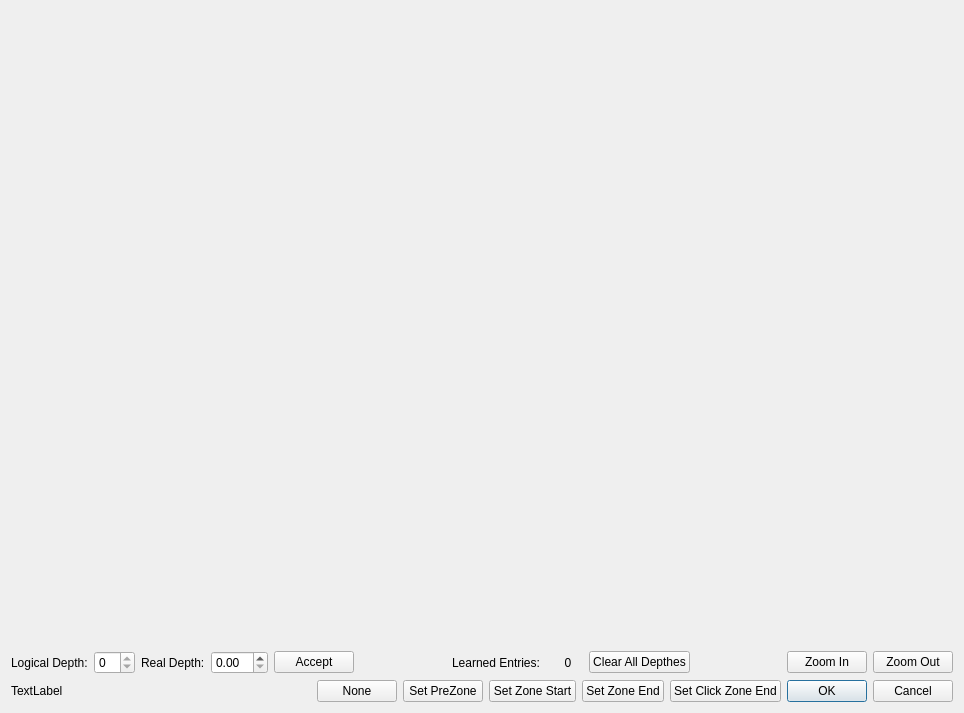
<?xml version="1.0" encoding="UTF-8"?>
<ui version="4.0">
 <class>HistogramDepthDialog</class>
 <widget class="QDialog" name="HistogramDepthDialog">
  <property name="geometry">
   <rect>
    <x>0</x>
    <y>0</y>
    <width>963</width>
    <height>713</height>
   </rect>
  </property>
  <property name="windowTitle">
   <string>Histogram</string>
  </property>
  <property name="windowIcon">
   <iconset resource="../../../../resources/main.qrc">
    <normaloff>:/new/prefix1/Line Chart.png</normaloff>:/new/prefix1/Line Chart.png</iconset>
  </property>
  <layout class="QVBoxLayout" name="verticalLayout">
   <item>
    <layout class="QVBoxLayout" name="histogramLayout">
     <property name="sizeConstraint">
      <enum>QLayout::SetDefaultConstraint</enum>
     </property>
     <item>
      <widget class="HistogramWidget" name="corePlot" native="true">
       <property name="sizePolicy">
        <sizepolicy hsizetype="Expanding" vsizetype="Expanding">
         <horstretch>0</horstretch>
         <verstretch>0</verstretch>
        </sizepolicy>
       </property>
      </widget>
     </item>
     <item>
      <layout class="QHBoxLayout" name="horizontalLayout_2">
       <item>
        <widget class="QLabel" name="depthLabel">
         <property name="text">
          <string>Logical Depth:</string>
         </property>
        </widget>
       </item>
       <item>
        <widget class="QSpinBox" name="depthSpinBox">
         <property name="readOnly">
          <bool>true</bool>
         </property>
        </widget>
       </item>
       <item>
        <widget class="QLabel" name="realDepthLabel">
         <property name="text">
          <string>Real Depth:</string>
         </property>
        </widget>
       </item>
       <item>
        <widget class="QDoubleSpinBox" name="realDepthSpinBox"/>
       </item>
       <item>
        <widget class="QPushButton" name="acceptDepthPushButton">
         <property name="text">
          <string>Accept</string>
         </property>
        </widget>
       </item>
       <item>
        <spacer name="horizontalSpacer_2">
         <property name="orientation">
          <enum>Qt::Horizontal</enum>
         </property>
         <property name="sizeHint" stdset="0">
          <size>
           <width>40</width>
           <height>20</height>
          </size>
         </property>
        </spacer>
       </item>
       <item>
        <widget class="QLabel" name="learnedEntriesLabel1">
         <property name="sizePolicy">
          <sizepolicy hsizetype="Preferred" vsizetype="Preferred">
           <horstretch>0</horstretch>
           <verstretch>0</verstretch>
          </sizepolicy>
         </property>
         <property name="minimumSize">
          <size>
           <width>0</width>
           <height>0</height>
          </size>
         </property>
         <property name="text">
          <string>Learned Entries:  </string>
         </property>
        </widget>
       </item>
       <item>
        <widget class="QLabel" name="learnedEntriesLabel2">
         <property name="minimumSize">
          <size>
           <width>30</width>
           <height>0</height>
          </size>
         </property>
         <property name="text">
          <string>0</string>
         </property>
         <property name="alignment">
          <set>Qt::AlignCenter</set>
         </property>
        </widget>
       </item>
       <item>
        <widget class="QPushButton" name="clearAllDepthesPushButton">
         <property name="text">
          <string>Clear All Depthes</string>
         </property>
        </widget>
       </item>
       <item>
        <spacer name="horizontalSpacer">
         <property name="orientation">
          <enum>Qt::Horizontal</enum>
         </property>
         <property name="sizeHint" stdset="0">
          <size>
           <width>40</width>
           <height>20</height>
          </size>
         </property>
        </spacer>
       </item>
       <item>
        <widget class="QPushButton" name="zoomInPushButton">
         <property name="text">
          <string>Zoom In</string>
         </property>
        </widget>
       </item>
       <item>
        <widget class="QPushButton" name="zoomOutPushButton">
         <property name="text">
          <string>Zoom Out</string>
         </property>
        </widget>
       </item>
      </layout>
     </item>
     <item>
      <layout class="QHBoxLayout" name="horizontalLayout">
       <property name="sizeConstraint">
        <enum>QLayout::SetDefaultConstraint</enum>
       </property>
       <property name="rightMargin">
        <number>0</number>
       </property>
       <item>
        <widget class="QLabel" name="label">
         <property name="sizePolicy">
          <sizepolicy hsizetype="Minimum" vsizetype="Preferred">
           <horstretch>0</horstretch>
           <verstretch>0</verstretch>
          </sizepolicy>
         </property>
         <property name="minimumSize">
          <size>
           <width>300</width>
           <height>0</height>
          </size>
         </property>
         <property name="text">
          <string>TextLabel</string>
         </property>
        </widget>
       </item>
       <item>
        <widget class="QPushButton" name="nonePushButton">
         <property name="text">
          <string>None</string>
         </property>
         <property name="checkable">
          <bool>true</bool>
         </property>
         <property name="autoExclusive">
          <bool>true</bool>
         </property>
        </widget>
       </item>
       <item>
        <widget class="QPushButton" name="setPreZonePushButton">
         <property name="text">
          <string>Set PreZone</string>
         </property>
         <property name="checkable">
          <bool>true</bool>
         </property>
         <property name="autoExclusive">
          <bool>true</bool>
         </property>
        </widget>
       </item>
       <item>
        <widget class="QPushButton" name="setZoneStartPushButton">
         <property name="text">
          <string>Set Zone Start</string>
         </property>
         <property name="checkable">
          <bool>true</bool>
         </property>
         <property name="autoExclusive">
          <bool>true</bool>
         </property>
        </widget>
       </item>
       <item>
        <widget class="QPushButton" name="setZoneEndPushButton">
         <property name="text">
          <string>Set Zone End</string>
         </property>
         <property name="checkable">
          <bool>true</bool>
         </property>
         <property name="autoExclusive">
          <bool>true</bool>
         </property>
        </widget>
       </item>
       <item>
        <widget class="QPushButton" name="setClickZoneEndPushButton">
         <property name="text">
          <string>Set Click Zone End</string>
         </property>
         <property name="checkable">
          <bool>true</bool>
         </property>
         <property name="autoExclusive">
          <bool>true</bool>
         </property>
        </widget>
       </item>
       <item>
        <widget class="QDialogButtonBox" name="buttonBox">
         <property name="sizePolicy">
          <sizepolicy hsizetype="Minimum" vsizetype="Fixed">
           <horstretch>0</horstretch>
           <verstretch>0</verstretch>
          </sizepolicy>
         </property>
         <property name="orientation">
          <enum>Qt::Horizontal</enum>
         </property>
         <property name="standardButtons">
          <set>QDialogButtonBox::Cancel|QDialogButtonBox::Ok</set>
         </property>
        </widget>
       </item>
      </layout>
     </item>
    </layout>
   </item>
  </layout>
 </widget>
 <customwidgets>
  <customwidget>
   <class>HistogramWidget</class>
   <extends>QWidget</extends>
   <header>corestructs/histogramwidget.h</header>
   <container>1</container>
  </customwidget>
 </customwidgets>
 <resources>
  <include location="../../../../resources/main.qrc"/>
 </resources>
 <connections>
  <connection>
   <sender>buttonBox</sender>
   <signal>accepted()</signal>
   <receiver>HistogramDepthDialog</receiver>
   <slot>accept()</slot>
   <hints>
    <hint type="sourcelabel">
     <x>248</x>
     <y>254</y>
    </hint>
    <hint type="destinationlabel">
     <x>157</x>
     <y>274</y>
    </hint>
   </hints>
  </connection>
  <connection>
   <sender>buttonBox</sender>
   <signal>rejected()</signal>
   <receiver>HistogramDepthDialog</receiver>
   <slot>reject()</slot>
   <hints>
    <hint type="sourcelabel">
     <x>316</x>
     <y>260</y>
    </hint>
    <hint type="destinationlabel">
     <x>286</x>
     <y>274</y>
    </hint>
   </hints>
  </connection>
 </connections>
</ui>
